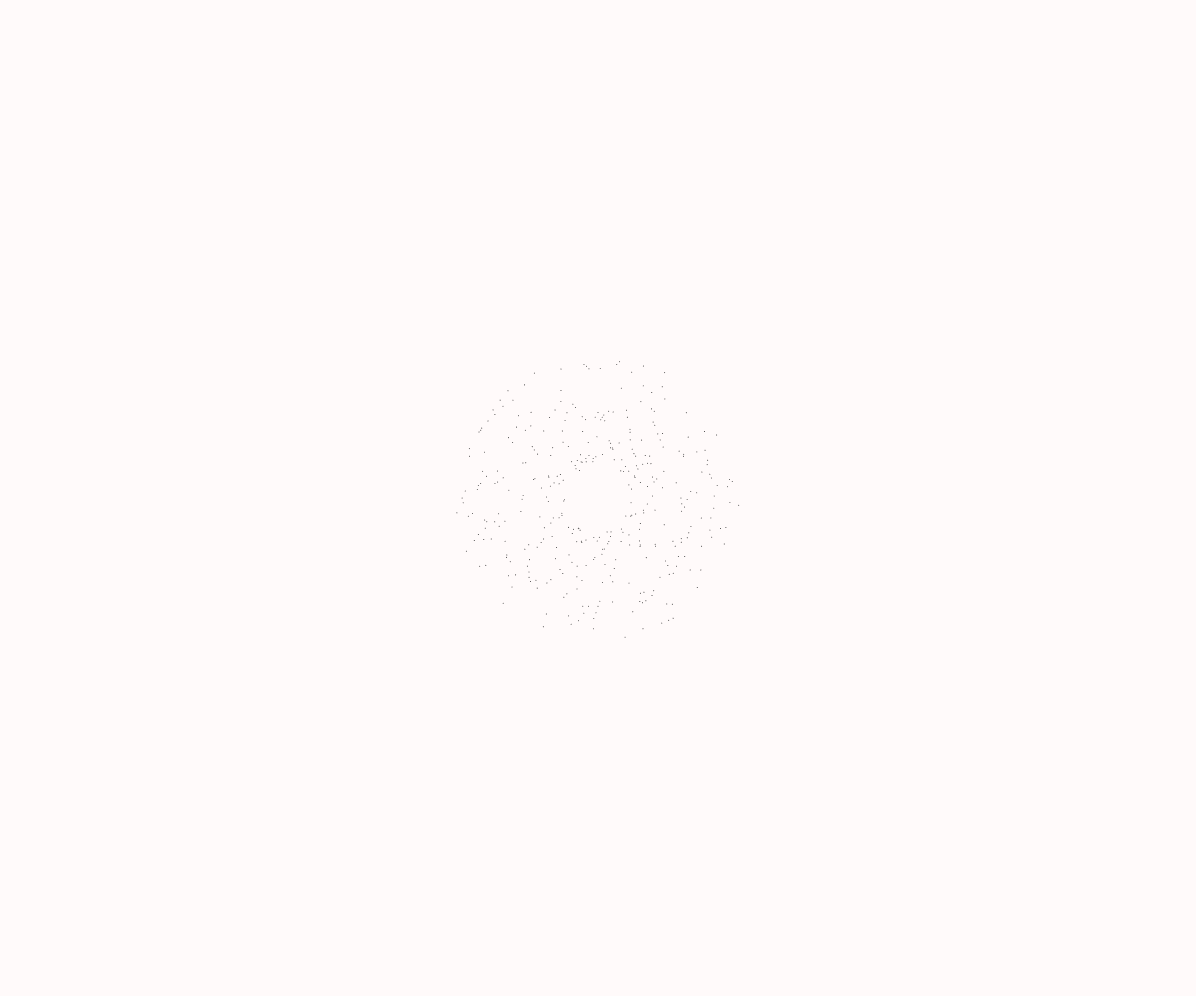
Frame 1 (no input)
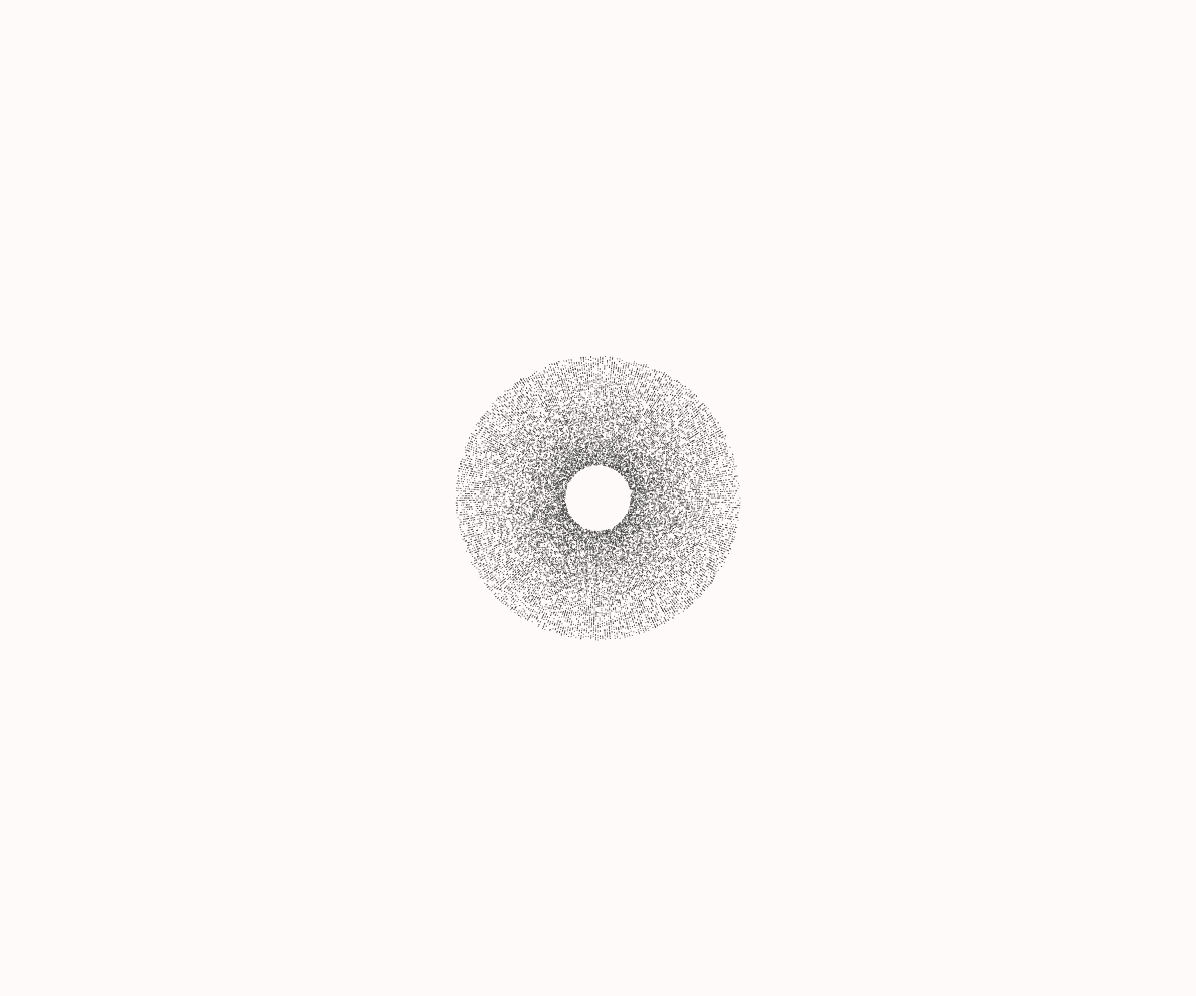
Frame 60 (no input)
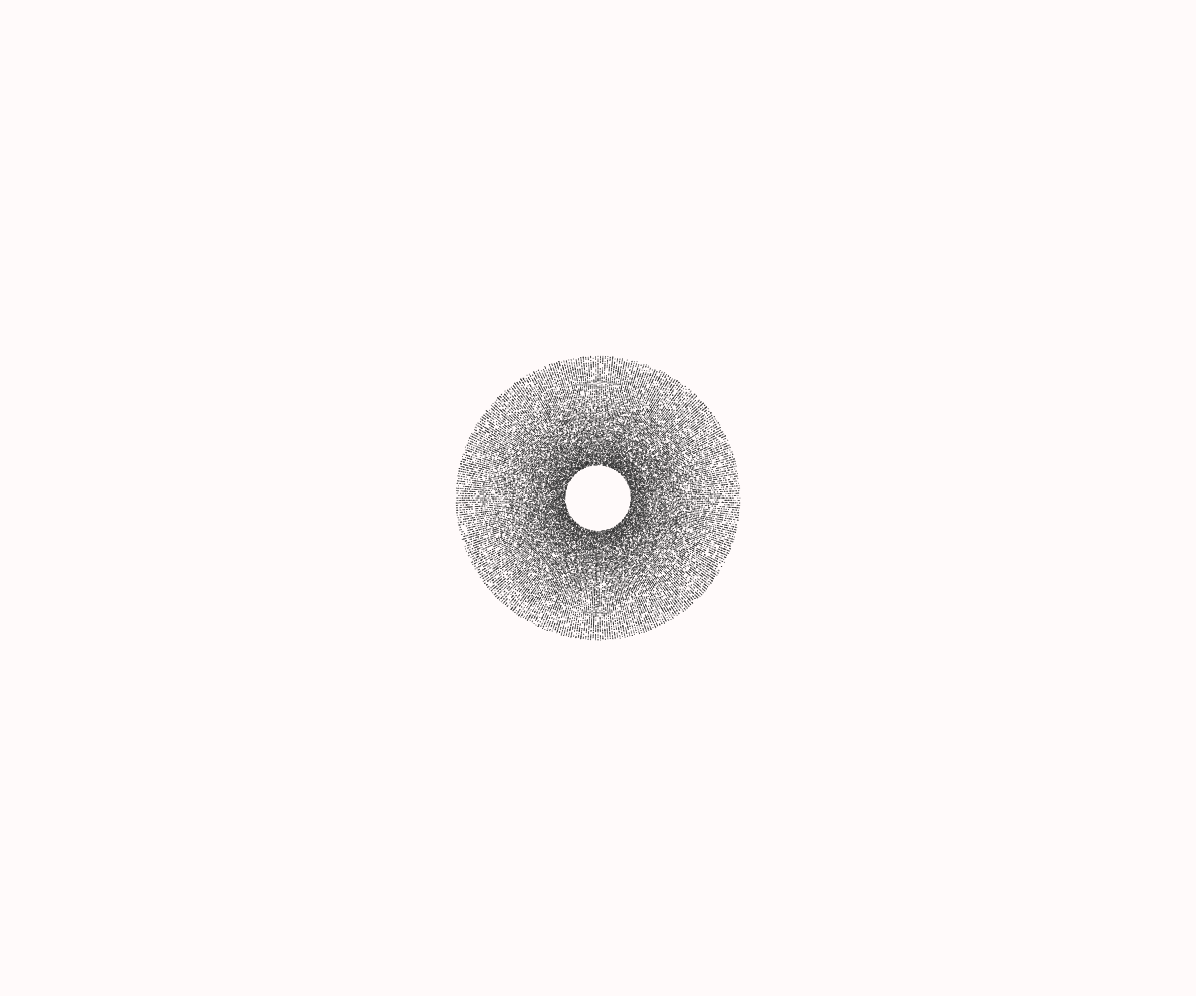
Frame 120 (the mouse pressed at the canvas centre since frame 60)

The p5.js sketch that drew these frames (run headless with seeded random() and noise() and a simulated clock; from frame 60 on, the mouse is pressed at the canvas centre):

// p5.js sketch
// ── sketch.js
function setup() {
  createCanvas(window.innerWidth - 4, window.innerHeight - 4);
  background('#fffafa');
  fill(33);
}

function draw() {
  for (let i = 0; i < 363; i++) {
    push();
    translate(width * 0.5, height * 0.5);
    rotate(radians(i));
    if (random(3) < i) {
      stroke(51);
      point(0, random(33, 142));
    }
    pop();
  }
}
